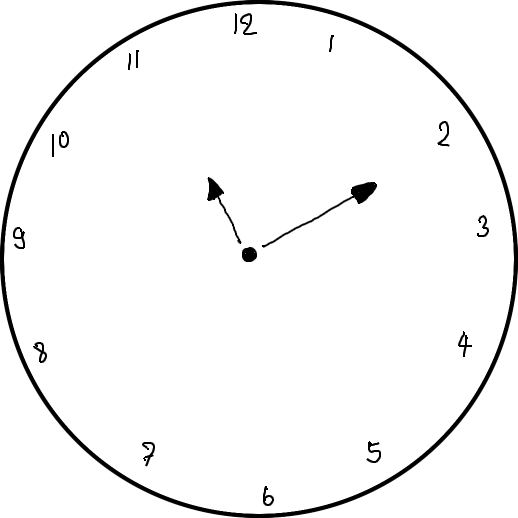
#> input picture backend/object_detection/image_test/CDT_rewrite/0w4xzbspq/clock.png, 1036 x 1036 px, found by its file name (shown at 1/2 size)
$ python -i image_pro.py   (imports and definitions only)
#> lines starting #> are read from the running program, lines starting #| are printed output that depends on the picture
import os
import numpy as np
import matplotlib.pyplot as plt
import tensorflow as tf
import cv2
from PIL import Image
# [4 lines of commented-out code are left out]
import urllib.request

def url_to_image(url):

	resp = urllib.request.urlopen(url)
	image = np.asarray(bytearray(resp.read()), dtype="uint8")
	image = cv2.imdecode(image, cv2.IMREAD_COLOR)
	# return the image
	return image

def diff_img_getUrl(img_number,img_total):
	img_hands = cv2.absdiff(img_total, img_number)
	img_last = cv2.bitwise_not(img_hands)
	return img_last

def sum_img():
	FILE = '.PNG'
	IMAGE_FOLDER = 'result\\CDT_rewrite'
	ORI = 'image_test\\CDT_rewrite'
	CWD_PATH = os.getcwd()
	RESULT_PATH = 'result\\all_score'
	result = os.path.join(CWD_PATH,RESULT_PATH)
	folder = os.path.join(CWD_PATH,IMAGE_FOLDER)
	ori_path = os.path.join(CWD_PATH,ORI)
	id_folder = [name for name in os.listdir(folder) if os.path.isdir(os.path.join(folder, name))]
	#print(id_folder)
	for i in range(0,len(id_folder)):
		#id_folder[i]='bv1dn6w5b'
		print(id_folder[i])
		path = str(folder)+'\\'+str(id_folder[i])+'\\'+str(id_folder[i])
		#print(path)
		score_num = cv2.imread(path+'_scorenum.jpg')
		score_hand = cv2.imread(path+'_scorehand.jpg')
		h_img = cv2.vconcat([score_num, score_hand])
		img_ori = cv2.imread(ori_path+'\\'+str(id_folder[i])+'\clock.png')
		dim = (h_img.shape[0],h_img.shape[1])
		img_ori = cv2.resize(img_ori, dim, interpolation = cv2.INTER_AREA)
		total = cv2.hconcat([img_ori, h_img])
		#Image.fromarray(total).show()
		res = RESULT_PATH+str(id_folder[i])
		cv2.imwrite(RESULT_PATH+'\\'+str(id_folder[i])+'_all.jpg',total)


def diff_img():
	# name,img_number,img_total
	#ID_NAME = name
	FILE = '.PNG'
	IMAGE_FOLDER = 'image_test'
	CWD_PATH = os.getcwd()
	CDT_PATH = 'CDT_rewrite'
	NEW_PATH = 'new'
	folder = os.path.join(CWD_PATH,IMAGE_FOLDER,CDT_PATH)
	id_folder = [name for name in os.listdir(folder) if os.path.isdir(os.path.join(folder, name))]

	for i in range(len(id_folder)):
		print(id_folder[i])
		#id_folder[i]#path = 'test11'
		id_folder[i] = '0f6zqkidm'
		path = str(folder)+'\\'+str(id_folder[i])
		#newpath = str(folder)+'\\'+str(path)
		img_total = cv2.imread(path+'\clock.png',0)
#> img_total is the input picture: shape (1036, 1036); min 0, max 255, mean 246.3
		kernel = np.ones((3,3),np.uint8)
		img_num = cv2.imread(path+'\\'+'num.png',0)
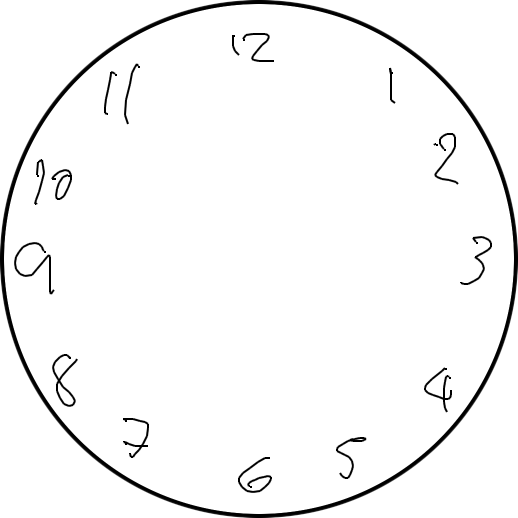
#> input picture backend/object_detection/image_test/CDT_rewrite/0fy2r49sp/num.png, 1036 x 1036 px, found by its file name (shown at 1/2 size)
#> img_num is the input picture: shape (1036, 1036); min 0, max 255, mean 246.6
		img_hands = cv2.absdiff(img_total, img_num)
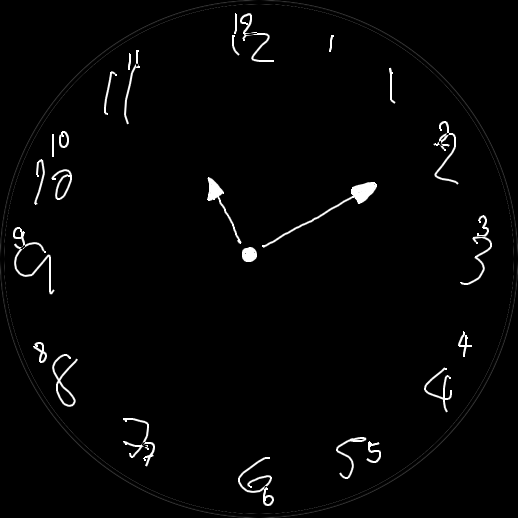
#> img_hands: shape (1036, 1036) (shown at 1/2 size); min 0, max 255, mean 4.9
		opening = cv2.morphologyEx(img_hands, cv2.MORPH_OPEN, kernel)
		img_last = cv2.bitwise_not(opening)
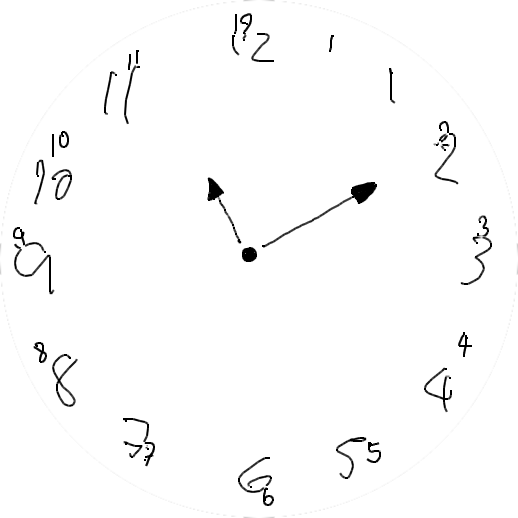
#> img_last: shape (1036, 1036) (shown at 1/2 size); min 0, max 255, mean 250.7
		print(str(folder))
		#Image.fromarray(img_last).show()
		cv2.imwrite((path+'\\'+str(id_folder[i]+'_hands.jpg')),img_last)
		cv2.imwrite((path+'\\'+str(id_folder[i]+'_num.jpg')),img_num)

	# [20 lines of commented-out code are left out]

>>> result = diff_img()
